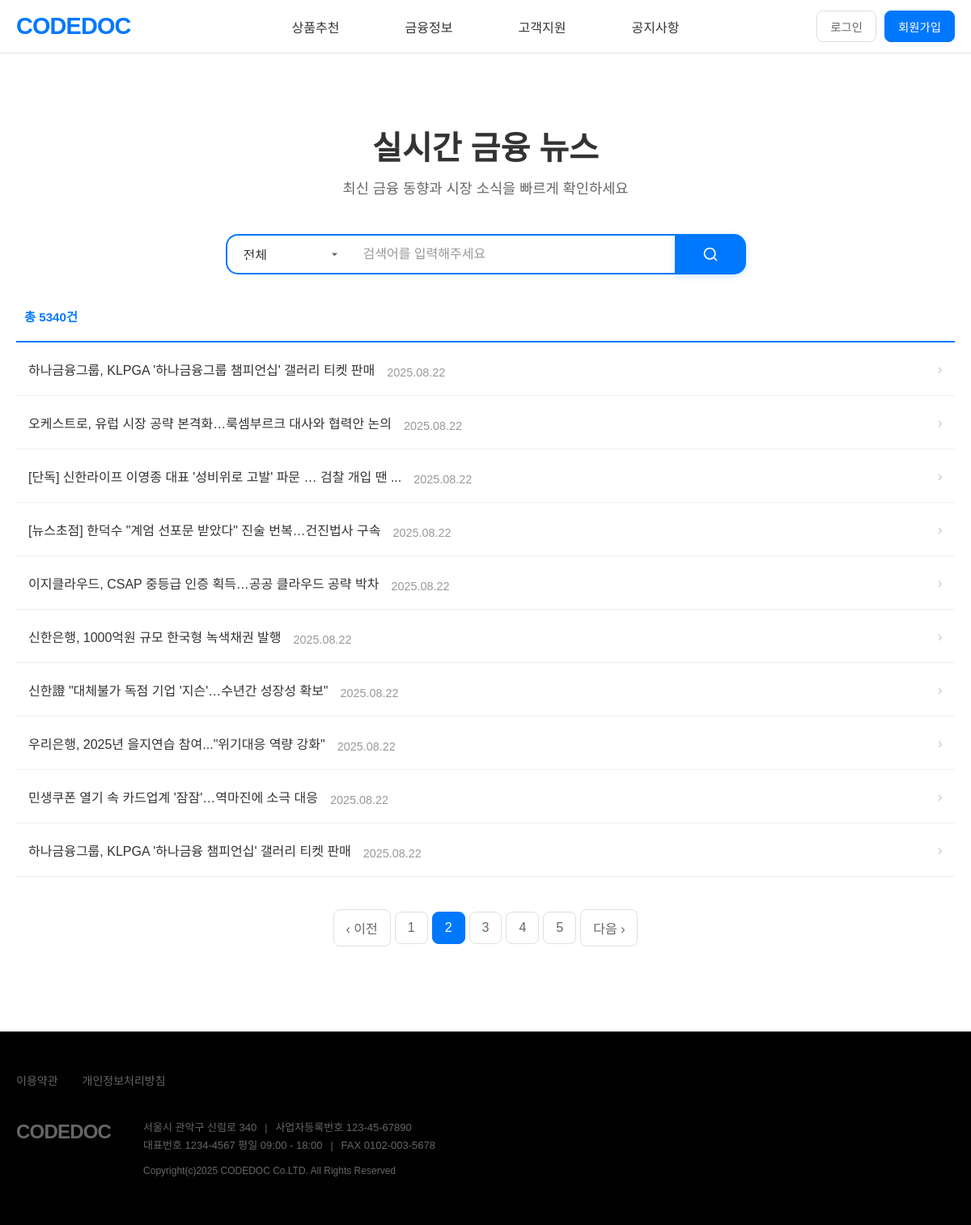
Screenshot of /news/?page=2 with the database file from the repository.
### news/models.py (models this page shows, shortened)
class News(models.Model):
    CATEGORY_CHOICES = [
        ('주식/증권', '주식/증권'),
        ('채권', '채권'),
        ('금리', '금리'),
        ('환율/외환', '환율/외환'),
        ('부동산', '부동산'),
        ('은행/대출', '은행/대출'),
        ('보험/연금', '보험/연금'),
        ('투자/자산관리', '투자/자산관리'),
        ('경제지표', '경제지표'),
        ('정책/규제', '정책/규제'),
        ('기타금융', '기타금융'),
    ]
    title = models.CharField(max_length=500)
    description = models.TextField()
    link = models.URLField(max_length=1000)
    category = models.CharField(max_length=50, choices=CATEGORY_CHOICES, default='기타금융')
    source = models.CharField(max_length=100, default='네이버 뉴스')
    pub_date = models.CharField(max_length=20)  # 원본 날짜 형식 저장
    collected_time = models.DateTimeField(default=timezone.now)
    class Meta:
        ordering = ['-collected_time']
        unique_together = ['title', 'link']  # 중복 방지

### news/views.py (the view)
# urls.py: path('', views.news_list, name='news_list'),
def news_list(request):
    category = request.GET.get('category', '')
    search_term = request.GET.get('search', '')
    page_number = int(request.GET.get('page', 1))
    news_queryset = News.objects.all().order_by('-pub_date')
    if category and category != 'all':
        news_queryset = news_queryset.filter(category=category)
    if search_term:
        news_queryset = news_queryset.filter(
            Q(title__icontains=search_term) |
            Q(description__icontains=search_term)
        )
    total_count = news_queryset.count()
    total_pages = (total_count + 9) // 10  # 올림 계산
    start_index = (page_number - 1) * 10
    end_index = start_index + 10
    current_news = list(news_queryset[start_index:end_index])
    has_previous = page_number > 1
    has_next = page_number < total_pages
    previous_page = page_number - 1 if has_previous else None
    next_page = page_number + 1 if has_next else None
    start_page = max(1, page_number - 2)
    end_page = min(total_pages, start_page + 4)
    if end_page - start_page < 4:
        start_page = max(1, end_page - 4)
    page_range = range(start_page, end_page + 1)
    categories = News.CATEGORY_CHOICES
    class CustomPageObj:
        def __init__(self, object_list, number):
            self.object_list = object_list
            self.number = number
        def __iter__(self):
            return iter(self.object_list)
        def has_previous(self):
            return has_previous
        def has_next(self):
            return has_next
        def previous_page_number(self):
            return previous_page
        def next_page_number(self):
            return next_page
        def has_other_pages(self):
            return total_pages > 1
    class CustomPaginator:
        def __init__(self):
            self.num_pages = total_pages
            self.page_range = page_range
    page_obj = CustomPageObj(current_news, page_number)
    page_obj.paginator = CustomPaginator()
    context = {
        'page_obj': page_obj,
        'categories': categories,
        'current_category': category,
        'current_search': search_term,
        'total_count': total_count
    }
    return render(request, 'news/news_list.html', context)

### home/context_processors.py (called while the page is built)
def static_version(request):
    return {
        'STATIC_VERSION': getattr(settings, 'STATIC_VERSION', '1.0.0')
    }

### news/templates/news/news_list.html (shortened to what this page needs)
{% extends 'base.html' %}
{% load static %}
{% block extra_css %}
<link rel="stylesheet" href="{% static 'news/css/news_list.css' %}?v={{ STATIC_VERSION }}">
<link href="https://cdnjs.cloudflare.com/ajax/libs/font-awesome/6.0.0/css/all.min.css" rel="stylesheet">
{% endblock %}
{% block content %}
<div class="news-container">
    <div class="news-header">
        <div class="page-header">
            <h1 class="page-title">실시간 금융 뉴스</h1>
            <p class="page-subtitle">최신 금융 동향과 시장 소식을 빠르게 확인하세요</p>
        </div>
    </div>
    <div class="search-section">
        <form method="GET" id="newsFilterForm">
            <div class="search-bar">
                <div class="category-dropdown">
                    <select name="category" class="category-select" onchange="this.form.submit()">
                        <option value="all" {% if not current_category or current_category == 'all' %}selected{% endif %}>전체</option>
                    </select>
                </div>
                <input type="text" placeholder="검색어를 입력해주세요" class="search-input" name="search" value="{{ current_search|default:'' }}">
                <button type="submit" class="news-search-btn">
                    <svg width="20" height="20" viewBox="0 0 24 24" fill="none">
                        <circle cx="11" cy="11" r="8" stroke="white" stroke-width="2"/>
                        <path d="m21 21-4.35-4.35" stroke="white" stroke-width="2" stroke-linecap="round" stroke-linejoin="round"/>
                    </svg>
                </button>
            </div>
        </form>
    </div>
    <div class="news-content-list">
        <div class="news-stats">
            <span class="total-count">총 {{ total_count }}건</span>
        </div>
        <div class="news-list">
            {% for news in page_obj %}
                <div class="news-item">
                    <div class="news-main">
                        <h3 class="news-title">
                            <a href="{{ news.link }}" target="_blank">
                                {{ news.title }}
                            </a>
                        </h3>
                        <span class="news-date">{{ news.pub_date }}</span>
                    </div>
                    <div class="news-arrow">
                        <span>›</span>
                    </div>
                </div>
            {% empty %}
                <div class="no-news">
                    <p>등록된 뉴스가 없습니다.</p>
                </div>
            {% endfor %}
        </div>
        {% if page_obj.has_other_pages %}
            <div class="pagination-container">
                <div class="pagination">
                    {% if page_obj.has_previous %}
                        <a href="?page={{ page_obj.previous_page_number }}{% if current_category %}&category={{ current_category }}{% endif %}{% if current_search %}&search={{ current_search }}{% endif %}">&lsaquo; 이전</a>
                    {% endif %}
                    {% for num in page_obj.paginator.page_range %}
                        {% if num <= 5 %}
                            {% if page_obj.number == num %}
                                <span class="current">{{ num }}</span>
                            {% else %}
                                <a href="?page={{ num }}{% if current_category %}&category={{ current_category }}{% endif %}{% if current_search %}&search={{ current_search }}{% endif %}">{{ num }}</a>
                            {% endif %}
                        {% endif %}
                    {% endfor %}
                    {% if page_obj.has_next %}
                        <a href="?page={{ page_obj.next_page_number }}{% if current_category %}&category={{ current_category }}{% endif %}{% if current_search %}&search={{ current_search }}{% endif %}">다음 &rsaquo;</a>
                    {% endif %}
                </div>
            </div>
        {% endif %}
    </div>
</div>
{% endblock %}

### codedocweb/static/css/ex.css (style rules this page uses)
:root { --primary-color: #0078FE; --primary-hover: #0056b3; --text-primary: #333; --text-secondary: #666; --text-muted: #999; --bg-primary: #fff; --bg-secondary: #f8f9fa; --bg-light: #e9ecef; --border-primary: #e0e0e0; --border-light: #ddd; --border-radius-small: 8px; --border-radius-normal: 15px; --border-radius-large: 25px; --container-width: 1200px; --nav-height: 65px; --box-shadow: 0 4px 20px rgba(0,0,0,0.1); }
* { margin: 0; padding: 0; box-sizing: border-box; }
html, body { font-family: 'NanumSquare', sans-serif; }

### home/static/css/style.css (style rules this page uses)
:root { --primary-color: #0078FE; --primary-hover: #0056b3; --text-primary: #333; --text-secondary: #666; --text-muted: #999; --bg-primary: #fff; --bg-secondary: #f8f9fa; --bg-light: #e9ecef; --border-primary: #e0e0e0; --border-light: #ddd; --border-radius-small: 8px; --border-radius-normal: 15px; --border-radius-large: 25px; --container-width: 1200px; --nav-height: 65px; --box-shadow: 0 4px 20px rgba(0,0,0,0.1); }
* { margin: 0; padding: 0; box-sizing: border-box; }
html, body { font-family: 'NanumSquare', sans-serif; }

### news/static/news/css/news_list.css (style rules this page uses)
.news-container { max-width: 1200px; margin: 0 auto; padding: 20px; background: white; min-height: 100vh; margin-top: var(--nav-height); }
.page-header { text-align: center; margin: 0px 0 45px 0; }
.page-title { font-size: 2.5rem; font-weight: 700; color: #333; margin-bottom: 10px; }
.page-subtitle { font-size: 1.1rem; color: #666; margin: 0; }
.news-header { margin-bottom: 40px; }
.search-section { margin-bottom: 30px; }
.search-bar { display: flex; justify-content: center; margin-bottom: 30px; gap: 0; }
.category-dropdown { position: relative; flex-shrink: 0; }
.category-select { appearance: none; padding: 16px 40px 16px 20px; border: 2px solid #0078FE; border-right: none; border-radius: 15px 0 0 15px; background: white; font-size: 1rem; color: #333; cursor: pointer; outline: none; min-width: 120px; height: 50px; }
.search-input { width: 400px; height: 50px; padding: 0 15px; border: 2px solid #0078FE; border-left: none; border-right: none; border-radius: 0; font-size: 1rem; outline: none; }
.search-input::placeholder { color: #999; }
.news-search-btn { background: #0078FE; color: white; border: none; border-radius: 0 15px 15px 0; padding: 12px 34px; font-size: 16px; font-weight: 400; cursor: pointer; display: inline-flex; align-items: center; gap: 10px; transition: all 0.3s ease; box-shadow: 0 2px 8px rgba(0, 120, 254, 0.2); }
.news-content-list { margin-top: 40px; }
.news-stats { margin-bottom: 20px; padding-left: 10px; }
.total-count { font-size: 0.95rem; color: #0078FE; font-weight: 600; }
.news-list { border-top: 2px solid #0078FE; }
.news-item { display: flex; align-items: center; justify-content: space-between; padding: 20px 15px; border-bottom: 1px solid #f0f0f0; transition: background-color 0.2s ease; }
.news-main { flex: 1; display: flex; align-items: center; gap: 15px; }
.news-title { margin: 0; font-size: 1rem; font-weight: 500; }
.news-title a { text-decoration: none; color: #333; display: flex; align-items: center; gap: 8px; }
.news-date { font-size: 0.9rem; color: #999; white-space: nowrap; padding-top: 9px; }
.news-arrow { color: #ccc; font-size: 1.2rem; margin-left: 15px; }
.pagination-container { display: flex; justify-content: center; align-items: center; margin: 40px 0 85px; gap: 10px; }
.pagination { display: flex; gap: 5px; align-items: center; }
.pagination a, .pagination span { padding: 10px 15px; border: 1px solid #e0e0e0; border-radius: 8px; text-decoration: none; color: #666; font-weight: 500; transition: all 0.3s ease; }
.pagination .current { background-color: #0078FE; color: white; border-color: #0078FE; }

### codedocweb/templates/base.html (style rules this page uses)
body { position: relative; }

### rows the page displays
News: title "하나금융그룹, KLPGA '하나금융그룹 챔피언십' 갤러리 티켓 판매", pub_date "2025.08.22"
News: title "오케스트로, 유럽 시장 공략 본격화…룩셈부르크 대사와 협력안 논의", pub_date "2025.08.22"
News: title "[단독] 신한라이프 이영종 대표 '성비위로 고발' 파문 … 검찰 개입 땐 ...", pub_date "2025.08.22"
News: title "[뉴스초점] 한덕수 \"계엄 선포문 받았다\" 진술 번복…건진법사 구속", pub_date "2025.08.22"
News: title "이지클라우드, CSAP 중등급 인증 획득…공공 클라우드 공략 박차", pub_date "2025.08.22"
News: title "신한은행, 1000억원 규모 한국형 녹색채권 발행", pub_date "2025.08.22"
News: title "신한證 \"대체불가 독점 기업 '지슨'…수년간 성장성 확보\"", pub_date "2025.08.22"
News: title "우리은행, 2025년 을지연습 참여...\"위기대응 역량 강화\"", pub_date "2025.08.22"
News: title "민생쿠폰 열기 속 카드업계 '잠잠'…역마진에 소극 대응", pub_date "2025.08.22"
News: title "하나금융그룹, KLPGA '하나금융 챔피언십' 갤러리 티켓 판매", pub_date "2025.08.22"

### other values shown
{{ total_count }} "5340"
{{ num }} "1" "3" "4" "5"
{{ num }} "2"
{{ year|default:"2024" }} "2025"
